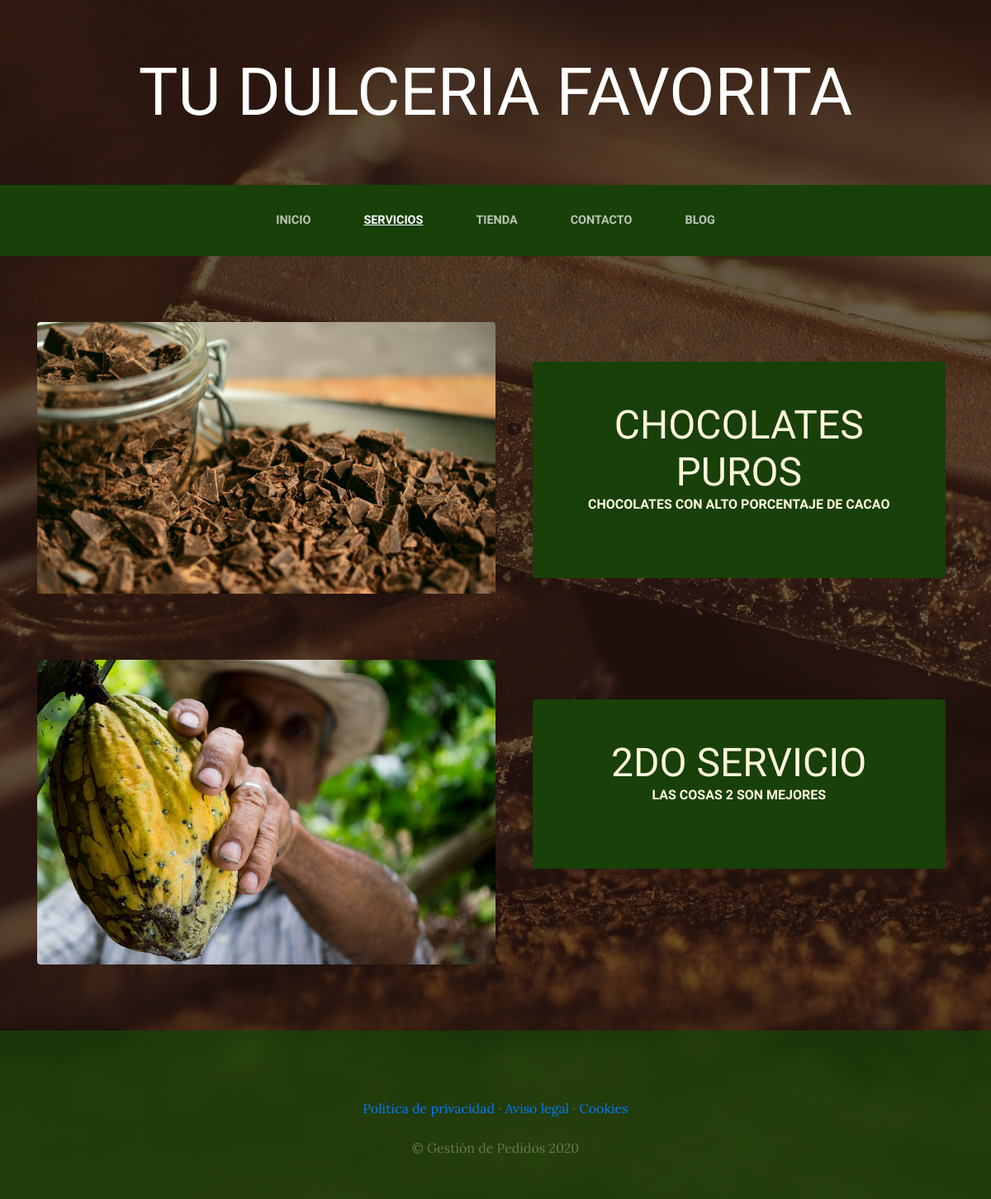
The app's page /servicios/ with its own data.
### servicios/models.py (models this page shows, shortened)
class Servicio(models.Model):
    titulo=models.CharField(max_length=50)
    contenido=models.CharField(max_length=50)
    imagen=models.ImageField(upload_to='servicios')
    created=models.DateTimeField(auto_now_add=True)
    updated=models.DateTimeField(auto_now_add=True)
    class Meta:
        verbose_name='servicio'
        verbose_name_plural='servicios'

### servicios/views.py (the view)
# urls.py: path('',views.servicios, name='servicios'),
def servicios(request):
    servicios=Servicio.objects.all()
    return render(request, 'servicios/servicios.html', {'servicios':servicios})

### carro/context_processor.py (called while the page is built)
def importe_total_carro(request):
    total=0
    if 'carro' in request.session:
        for key, value in request.session['carro'].items():
            total=total+(float(value['precio'])*value['cantidad'])
    return {'importe_total_carro':total}

### templates/servicios/servicios.html
{% extends "tiendaonlineapp/base.html" %}
{% load static %}
{% block content %}
{% for servicio in servicios %}
<section class="page-section clearfix">
    <div class="container">
        <div class="intro">
            <img class="intro-img img-fluid mb-3 mb-lg-0 rounded"
                src="{{servicio.imagen.url}}" alt="" style="width: 50%">
            <div class="intro-text left-0 text-center bg-faded p-5 rounded">
                <h2 class="section-heading mb-4">
                    <span class="section-heading-lower">{{servicio.titulo}}</span>
                    <span class="section-heading-upper">{{servicio.contenido}}</span>
                </h2>
            </div>
        </div>
    </div>
</section>
{% endfor %}
{% endblock %}

### tiendaonlineapp/static/tiendaonlineapp/css/gestion.css (style rules this page uses)
body { font-family: 'Lora'; background: linear-gradient(rgba(47, 23, 15, 0.65), rgba(47, 23, 15, 0.65)), url("../img/bgmain.jpg"); background-attachment: fixed; background-position: center; background-size: cover; }
h1, h2, h3, h4, h5, h6 { font-family: 'Raleway'; }
.page-section { margin-top: 5rem; margin-bottom: 5rem; }
.section-heading { text-transform: uppercase; }
.section-heading .section-heading-upper { display: block; font-size: 1rem; font-weight: 800; padding-bottom:.5rem; }
.section-heading .section-heading-lower { display: block; font-size: 3rem; font-weight: 100; }
.bg-faded { background-color: rgba(255, 255, 255, 0.85); }
.intro { position: relative; }
@media (min-width: 992px) { .intro .intro-img { width: 75%; float: left; } }
@media (min-width: 992px) { .intro .intro-text { left: 600; width: 60%; margin-top: 3rem; background-color: rgba(24, 64, 8); color: cornsilk; position: absolute; } }
@media (min-width: 1200px) { .intro .intro-text { width: 45%; } }

### records on screen
Servicio: imagen (picture), titulo "CHOCOLATES PUROS", contenido "CHOCOLATES CON ALTO PORCENTAJE DE CACAO"
Servicio: imagen (picture), titulo "2DO SERVICIO", contenido "LAS COSAS 2 SON MEJORES"
